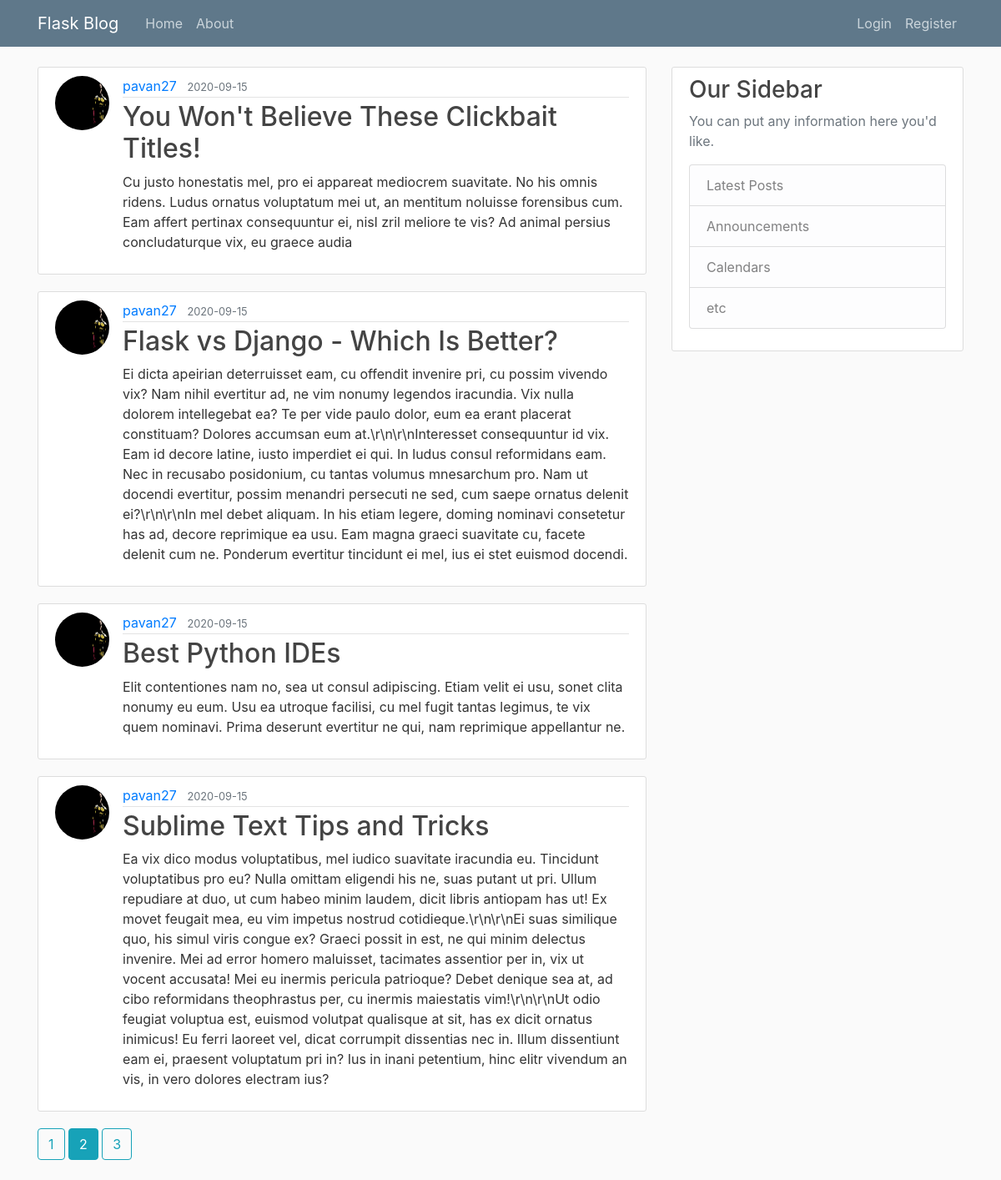
The page /home?page=2 on the database its author committed.
### flaskblog/models.py (models this page shows, shortened)
class Post(db.Model):
    id = db.Column(db.Integer, primary_key=True)
    title = db.Column(db.String(100), nullable=False)
    date_posted = db.Column(
        db.DateTime, nullable=False, default=datetime.utcnow)
    content = db.Column(db.Text, nullable=False)
    user_id = db.Column(db.Integer, db.ForeignKey('user.id'), nullable=False)

class User(db.Model,UserMixin):
    id = db.Column(db.Integer, primary_key=True)
    username = db.Column(db.String(20), unique=True, nullable=False)
    email = db.Column(db.String(120), unique=True, nullable=False)
    image_file = db.Column(db.String(20), nullable=False,
                           default="default.jpg")
    password = db.Column(db.String(60), nullable=False)
    posts = db.relationship('Post', backref="author", lazy="dynamic")

### flaskblog/main/routes.py (the view)
@main.route("/")
@main.route("/home")
def home():
    page = request.args.get('page',1,type=int)
    posts = Post.query.order_by(Post.date_posted.desc()).paginate(page=page,per_page=4)
    return render_template('home.html', posts=posts)

### flaskblog/templates/home.html
{% extends "layout.html" %}
{% block content %}
 {% for post in posts.items %}
<article class="media content-section">
  <img  class="rounded-circle article-img" src="{{url_for('static',filename='profile_pics/'+ post.author.image_file)}}" alt="">
  <div class="media-body">
    <div class="article-metadata">
      <a class="mr-2" href="{{url_for('users.user_posts',username=post.author.username)}}">{{ post.author.username }}</a>
      <small class="text-muted">{{ post.date_posted.strftime('%Y-%m-%d') }}</small>
    </div>
    <h2><a class="article-title" href="{{ url_for('posts.post', post_id=post.id) }}">{{ post.title }}</a></h2>
    <p class="article-content">{{ post.content }}</p>
  </div>
</article>
{% endfor %}
{% for page_num in posts.iter_pages(left_edge=1,right_edge=1,left_current=1,right_current=2) %}
  {% if page_num %}
      {% if posts.page == page_num %}
      <a class="btn btn-info mb-4" href="{{ url_for('main.home',page=page_num) }}">{{page_num}}</a>
      {% else %}
      <a class="btn btn-outline-info mb-4" href="{{ url_for('main.home',page=page_num) }}">{{page_num}}</a>
      {% endif %}
  {% else %}
    ...
  {% endif %}
{% endfor %}
{% endblock content%}

### flaskblog/static/main.css (style rules this page uses)
body { background: #fafafa; color: #333333; margin-top: 5rem; }
h1, h2, h3, h4, h5, h6 { color: #444444; }
.content-section { background: #ffffff; padding: 10px 20px; border: 1px solid #dddddd; border-radius: 3px; margin-bottom: 20px; }
.article-title { color: #444444; }
.article-content { white-space: pre-line; }
.article-img { height: 65px; width: 65px; margin-right: 16px; }
.article-metadata { padding-bottom: 1px; margin-bottom: 4px; border-bottom: 1px solid #e3e3e3; }

### rows shown on the page
Post: image_file (picture), author.username "pavan27", date_posted "2020-09-15", title "You Won't Believe These Clickbait Titles!", content "Cu justo honestatis mel, pro ei appareat mediocrem suavitate. No his omnis ridens. Ludus ornatus voluptatum mei ut, an mentitum noluisse forensibus cum. Eam affert pertinax consequuntur ei, nisl zril meliore te vis? Ad animal persius concludaturque vix, eu graece audia"
Post: image_file (picture), author.username "pavan27", date_posted "2020-09-15", title "Flask vs Django - Which Is Better?", content "Ei dicta apeirian deterruisset eam, cu offendit invenire pri, cu possim vivendo vix? Nam nihil evertitur ad, ne vim nonumy legendos iracundia. Vix nulla dolorem intellegebat ea? Te per vide paulo dolor, eum ea erant placerat constituam? Dolores accumsan eum at.\\r\\n\\r\\nInteresset consequuntur id vix. Eam id decore latine, iusto imperdiet ei qui. In ludus consul reformidans eam. Nec in recusabo posidonium, cu tantas volumus mnesarchum pro. Nam ut docendi evertitur, possim menandri persecuti ne sed, cum saepe ornatus delenit ei?\\r\\n\\r\\nIn mel debet aliquam. In his etiam legere, doming nominavi consetetur has ad, decore reprimique ea usu. Eam magna graeci suavitate cu, facete delenit cum ne.…"
Post: image_file (picture), author.username "pavan27", date_posted "2020-09-15", title "Best Python IDEs", content "Elit contentiones nam no, sea ut consul adipiscing. Etiam velit ei usu, sonet clita nonumy eu eum. Usu ea utroque facilisi, cu mel fugit tantas legimus, te vix quem nominavi. Prima deserunt evertitur ne qui, nam reprimique appellantur ne."
Post: image_file (picture), author.username "pavan27", date_posted "2020-09-15", title "Sublime Text Tips and Tricks", content "Ea vix dico modus voluptatibus, mel iudico suavitate iracundia eu. Tincidunt voluptatibus pro eu? Nulla omittam eligendi his ne, suas putant ut pri. Ullum repudiare at duo, ut cum habeo minim laudem, dicit libris antiopam has ut! Ex movet feugait mea, eu vim impetus nostrud cotidieque.\\r\\n\\r\\nEi suas similique quo, his simul viris congue ex? Graeci possit in est, ne qui minim delectus invenire. Mei ad error homero maluisset, tacimates assentior per in, vix ut vocent accusata! Mei eu inermis pericula patrioque? Debet denique sea at, ad cibo reformidans theophrastus per, cu inermis maiestatis vim!\\r\\n\\r\\nUt odio feugiat voluptua est, euismod volutpat qualisque at sit, has ex dicit ornatus…"

### other values the page prints
{{ page_num }} "1" "3"
{{ page_num }} "2"
